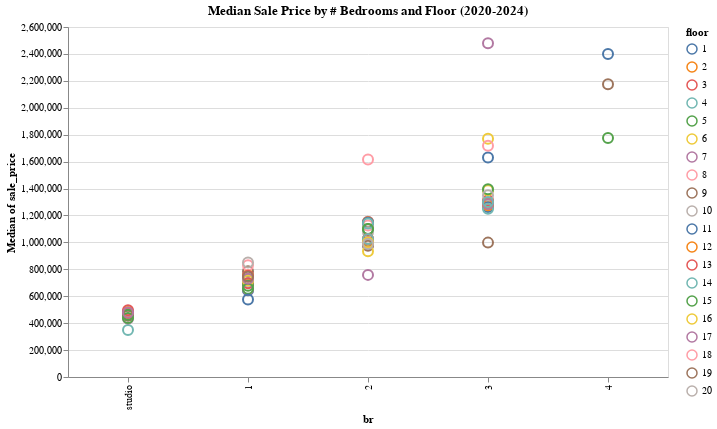

The code cell stored with this chart in its notebook:
### Code cell
source = sales
selection = alt.selection_point(fields=['floor'], bind='legend')
x_order = ["studio", "1", "2", "3", "4"]

alt.Chart(source).mark_point().encode(
    alt.X(
        'br:N',
        sort=x_order
    ),
    alt.Y('median(sale_price):Q'),
    alt.Color('floor:N'),
    opacity=alt.condition(selection, alt.value(1), alt.value(0.1)),
    size=alt.condition(selection, alt.value(100), alt.value(30)),
    tooltip = ['floor:N','br:N','median(sale_price):Q', 'count(sale_price):Q']
).add_params(
    selection
).properties(
    width=600,
    height=350,
    title="Median Sale Price by # Bedrooms and Floor (2020-2024)"
).interactive()

### Figure 1 — Vega-Lite specification as saved in the notebook (floating-point values rounded to 4 significant figures; data arrays with more than 128 entries replaced by an {"elided": "..."} marker saying what was removed)
{"config": {"view": {"continuousWidth": 300, "continuousHeight": 300}}, "data": {"name": "data-9072626a9224225f916e9832f7f05555"}, "mark": {"type": "point"}, "encoding": {"color": {"field": "floor", "type": "nominal"}, "opacity": {"condition": {"param": "param_146", "value": 1}, "value": 0.1}, "size": {"condition": {"param": "param_146", "value": 100}, "value": 30}, "tooltip": [{"field": "floor", "type": "nominal"}, {"field": "br", "type": "nominal"}, {"aggregate": "median", "field": "sale_price", "type": "quantitative"}, {"aggregate": "count", "field": "sale_price", "type": "quantitative"}], "x": {"field": "br", "sort": ["studio", "1", "2", "3", "4"], "type": "nominal"}, "y": {"aggregate": "median", "field": "sale_price", "type": "quantitative"}}, "height": 350, "params": [{"name": "param_146", "select": {"type": "point", "fields": ["floor"]}, "bind": "legend"}, {"name": "param_147", "select": {"type": "interval", "encodings": ["x", "y"]}, "bind": "scales"}], "title": "Median Sale Price by # Bedrooms and Floor (2020-2024)", "width": 600, "$schema": "https://vega.github.io/schema/vega-lite/v5.17.0.json", "datasets": {"data-9072626a9224225f916e9832f7f05555": {"elided": "212 records"}}}
